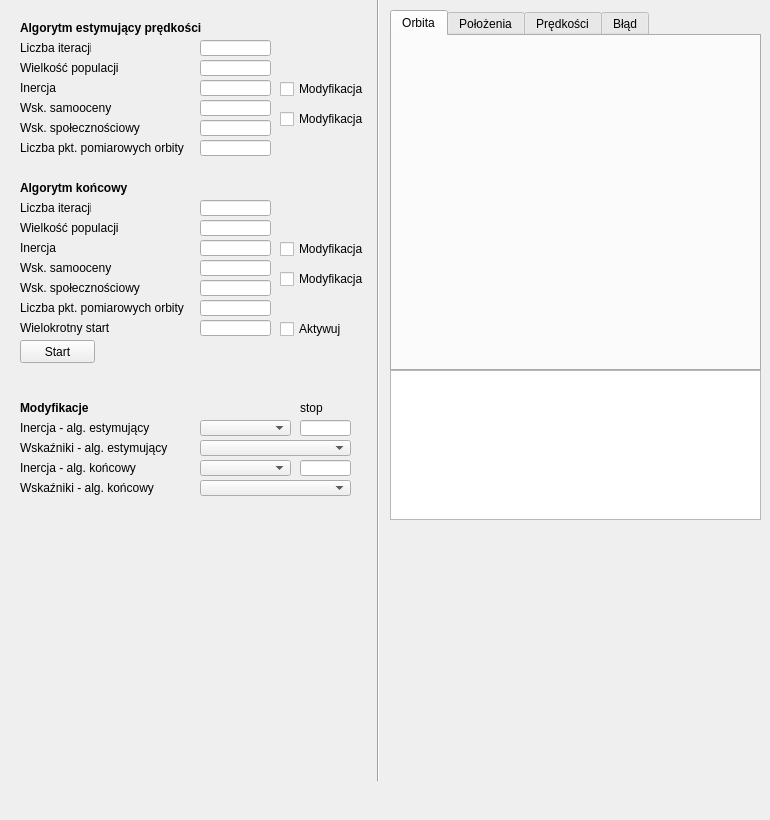
      <widget class="QWidget" name="PSO2">
       <attribute name="title">
        <string>Złożenie algorytmów PSO</string>
       </attribute>
       <widget class="QLabel" name="label_7">
        <property name="geometry">
         <rect>
          <x>20</x>
          <y>40</y>
          <width>71</width>
          <height>16</height>
         </rect>
        </property>
        <property name="text">
         <string>Liczba iteracji</string>
        </property>
       </widget>
       <widget class="QLineEdit" name="PSO2maxIterations1">
        <property name="geometry">
         <rect>
          <x>200</x>
          <y>40</y>
          <width>71</width>
          <height>16</height>
         </rect>
        </property>
        <property name="font">
         <font>
          <pointsize>6</pointsize>
         </font>
        </property>
       </widget>
       <widget class="QLabel" name="label_8">
        <property name="geometry">
         <rect>
          <x>20</x>
          <y>20</y>
          <width>201</width>
          <height>16</height>
         </rect>
        </property>
        <property name="font">
         <font>
          <weight>75</weight>
          <bold>true</bold>
         </font>
        </property>
        <property name="text">
         <string>Algorytm estymujący prędkości</string>
        </property>
       </widget>
       <widget class="QLabel" name="label_9">
        <property name="geometry">
         <rect>
          <x>20</x>
          <y>60</y>
          <width>111</width>
          <height>16</height>
         </rect>
        </property>
        <property name="text">
         <string>Wielkość populacji</string>
        </property>
       </widget>
       <widget class="QLabel" name="label_10">
        <property name="geometry">
         <rect>
          <x>20</x>
          <y>80</y>
          <width>101</width>
          <height>16</height>
         </rect>
        </property>
        <property name="text">
         <string>Inercja</string>
        </property>
       </widget>
       <widget class="QLabel" name="label_11">
        <property name="geometry">
         <rect>
          <x>20</x>
          <y>100</y>
          <width>111</width>
          <height>16</height>
         </rect>
        </property>
        <property name="text">
         <string>Wsk. samooceny</string>
        </property>
       </widget>
       <widget class="QLabel" name="label_12">
        <property name="geometry">
         <rect>
          <x>20</x>
          <y>120</y>
          <width>121</width>
          <height>16</height>
         </rect>
        </property>
        <property name="text">
         <string>Wsk. społecznościowy</string>
        </property>
       </widget>
       <widget class="QLabel" name="label_13">
        <property name="geometry">
         <rect>
          <x>20</x>
          <y>140</y>
          <width>181</width>
          <height>16</height>
         </rect>
        </property>
        <property name="text">
         <string>Liczba pkt. pomiarowych orbity</string>
        </property>
       </widget>
       <widget class="QLineEdit" name="PSO2populationSize1">
        <property name="geometry">
         <rect>
          <x>200</x>
          <y>60</y>
          <width>71</width>
          <height>16</height>
         </rect>
        </property>
        <property name="font">
         <font>
          <pointsize>6</pointsize>
         </font>
        </property>
       </widget>
       <widget class="QLineEdit" name="PSO2inertia1">
        <property name="geometry">
         <rect>
          <x>200</x>
          <y>80</y>
          <width>71</width>
          <height>16</height>
         </rect>
        </property>
        <property name="font">
         <font>
          <pointsize>6</pointsize>
         </font>
        </property>
       </widget>
       <widget class="QLineEdit" name="PSO2c11">
        <property name="geometry">
         <rect>
          <x>200</x>
          <y>100</y>
          <width>71</width>
          <height>16</height>
         </rect>
        </property>
        <property name="font">
         <font>
          <pointsize>6</pointsize>
         </font>
        </property>
       </widget>
       <widget class="QLineEdit" name="PSO2c21">
        <property name="geometry">
         <rect>
          <x>200</x>
          <y>120</y>
          <width>71</width>
          <height>16</height>
         </rect>
        </property>
        <property name="font">
         <font>
          <pointsize>6</pointsize>
         </font>
        </property>
       </widget>
       <widget class="QLineEdit" name="PSO2numberOfMeasurements1">
        <property name="geometry">
         <rect>
          <x>200</x>
          <y>140</y>
          <width>71</width>
          <height>16</height>
         </rect>
        </property>
        <property name="font">
         <font>
          <pointsize>6</pointsize>
         </font>
        </property>
       </widget>
       <widget class="QCheckBox" name="PSO2inertiaCheckBox1">
        <property name="geometry">
         <rect>
          <x>280</x>
          <y>80</y>
          <width>101</width>
          <height>18</height>
         </rect>
        </property>
        <property name="text">
         <string>Modyfikacja</string>
        </property>
       </widget>
       <widget class="QCheckBox" name="PSO2velocityCheckBox1">
        <property name="geometry">
         <rect>
          <x>280</x>
          <y>110</y>
          <width>91</width>
          <height>18</height>
         </rect>
        </property>
        <property name="text">
         <string>Modyfikacja</string>
        </property>
       </widget>
       <widget class="QLabel" name="label_41">
        <property name="geometry">
         <rect>
          <x>20</x>
          <y>260</y>
          <width>111</width>
          <height>16</height>
         </rect>
        </property>
        <property name="text">
         <string>Wsk. samooceny</string>
        </property>
       </widget>
       <widget class="QLabel" name="label_43">
        <property name="geometry">
         <rect>
          <x>20</x>
          <y>240</y>
          <width>101</width>
          <height>16</height>
         </rect>
        </property>
        <property name="text">
         <string>Inercja</string>
        </property>
       </widget>
       <widget class="QLabel" name="label_44">
        <property name="geometry">
         <rect>
          <x>20</x>
          <y>220</y>
          <width>111</width>
          <height>16</height>
         </rect>
        </property>
        <property name="text">
         <string>Wielkość populacji</string>
        </property>
       </widget>
       <widget class="QLineEdit" name="PSO2c22">
        <property name="geometry">
         <rect>
          <x>200</x>
          <y>280</y>
          <width>71</width>
          <height>16</height>
         </rect>
        </property>
        <property name="font">
         <font>
          <pointsize>6</pointsize>
         </font>
        </property>
       </widget>
       <widget class="QLineEdit" name="PSO2maxIterations2">
        <property name="geometry">
         <rect>
          <x>200</x>
          <y>200</y>
          <width>71</width>
          <height>16</height>
         </rect>
        </property>
        <property name="font">
         <font>
          <pointsize>6</pointsize>
         </font>
        </property>
       </widget>
       <widget class="QLabel" name="label_45">
        <property name="geometry">
         <rect>
          <x>20</x>
          <y>280</y>
          <width>121</width>
          <height>16</height>
         </rect>
        </property>
        <property name="text">
         <string>Wsk. społecznościowy</string>
        </property>
       </widget>
       <widget class="QLineEdit" name="PSO2inertia2">
        <property name="geometry">
         <rect>
          <x>200</x>
          <y>240</y>
          <width>71</width>
          <height>16</height>
         </rect>
        </property>
        <property name="font">
         <font>
          <pointsize>6</pointsize>
         </font>
        </property>
       </widget>
       <widget class="QCheckBox" name="PSO2inertiaCheckBox2">
        <property name="geometry">
         <rect>
          <x>280</x>
          <y>240</y>
          <width>101</width>
          <height>18</height>
         </rect>
        </property>
        <property name="text">
         <string>Modyfikacja</string>
        </property>
       </widget>
       <widget class="QLineEdit" name="PSO2numberOfMeasurements2">
        <property name="geometry">
         <rect>
          <x>200</x>
          <y>300</y>
          <width>71</width>
          <height>16</height>
         </rect>
        </property>
        <property name="font">
         <font>
          <pointsize>6</pointsize>
         </font>
        </property>
       </widget>
       <widget class="QLabel" name="label_46">
        <property name="geometry">
         <rect>
          <x>20</x>
          <y>180</y>
          <width>201</width>
          <height>16</height>
         </rect>
        </property>
        <property name="font">
         <font>
          <weight>75</weight>
          <bold>true</bold>
         </font>
        </property>
        <property name="text">
         <string>Algorytm końcowy</string>
        </property>
       </widget>
       <widget class="QLabel" name="label_47">
        <property name="geometry">
         <rect>
          <x>20</x>
          <y>300</y>
          <width>181</width>
          <height>16</height>
         </rect>
        </property>
        <property name="text">
         <string>Liczba pkt. pomiarowych orbity</string>
        </property>
       </widget>
       <widget class="QLabel" name="label_48">
        <property name="geometry">
         <rect>
          <x>20</x>
          <y>200</y>
          <width>71</width>
          <height>16</height>
         </rect>
        </property>
        <property name="text">
         <string>Liczba iteracji</string>
        </property>
       </widget>
       <widget class="QLineEdit" name="PSO2c12">
        <property name="geometry">
         <rect>
          <x>200</x>
          <y>260</y>
          <width>71</width>
          <height>16</height>
         </rect>
        </property>
        <property name="font">
         <font>
          <pointsize>6</pointsize>
         </font>
        </property>
       </widget>
       <widget class="QLineEdit" name="PSO2populationSize2">
        <property name="geometry">
         <rect>
          <x>200</x>
          <y>220</y>
          <width>71</width>
          <height>16</height>
         </rect>
        </property>
        <property name="font">
         <font>
          <pointsize>6</pointsize>
         </font>
        </property>
       </widget>
       <widget class="QCheckBox" name="PSO2velocityCheckBox2">
        <property name="geometry">
         <rect>
          <x>280</x>
          <y>270</y>
          <width>91</width>
          <height>18</height>
         </rect>
        </property>
        <property name="text">
         <string>Modyfikacja</string>
        </property>
       </widget>
       <widget class="QLabel" name="label_49">
        <property name="geometry">
         <rect>
          <x>20</x>
          <y>320</y>
          <width>181</width>
          <height>16</height>
         </rect>
        </property>
        <property name="text">
         <string>Wielokrotny start</string>
        </property>
       </widget>
       <widget class="QCheckBox" name="PSO2multistartCheckBox2">
        <property name="geometry">
         <rect>
          <x>280</x>
          <y>320</y>
          <width>91</width>
          <height>18</height>
         </rect>
        </property>
        <property name="text">
         <string>Aktywuj</string>
        </property>
       </widget>
       <widget class="QLineEdit" name="PSO2multistart2">
        <property name="geometry">
         <rect>
          <x>200</x>
          <y>320</y>
          <width>71</width>
          <height>16</height>
         </rect>
        </property>
        <property name="font">
         <font>
          <pointsize>6</pointsize>
         </font>
        </property>
       </widget>
       <widget class="QComboBox" name="PSO21velocityComboBox">
        <property name="geometry">
         <rect>
          <x>200</x>
          <y>440</y>
          <width>151</width>
          <height>16</height>
         </rect>
        </property>
        <property name="font">
         <font>
          <pointsize>6</pointsize>
         </font>
        </property>
        <item>
         <property name="text">
          <string/>
         </property>
        </item>
        <item>
         <property name="text">
          <string>dynamiczne - wariant 1</string>
         </property>
        </item>
        <item>
         <property name="text">
          <string>dynamiczne - wariant 2</string>
         </property>
        </item>
       </widget>
       <widget class="QLabel" name="label_54">
        <property name="geometry">
         <rect>
          <x>20</x>
          <y>400</y>
          <width>101</width>
          <height>16</height>
         </rect>
        </property>
        <property name="font">
         <font>
          <weight>75</weight>
          <bold>true</bold>
         </font>
        </property>
        <property name="text">
         <string>Modyfikacje</string>
        </property>
       </widget>
       <widget class="QLabel" name="label_55">
        <property name="geometry">
         <rect>
          <x>20</x>
          <y>420</y>
          <width>161</width>
          <height>16</height>
         </rect>
        </property>
        <property name="text">
         <string>Inercja - alg. estymujący</string>
        </property>
       </widget>
       <widget class="QLabel" name="label_56">
        <property name="geometry">
         <rect>
          <x>20</x>
          <y>440</y>
          <width>161</width>
          <height>16</height>
         </rect>
        </property>
        <property name="text">
         <string>Wskaźniki - alg. estymujący</string>
        </property>
       </widget>
       <widget class="QComboBox" name="PSO21inertiaComboBox">
        <property name="geometry">
         <rect>
          <x>200</x>
          <y>420</y>
          <width>91</width>
          <height>16</height>
         </rect>
        </property>
        <property name="font">
         <font>
          <pointsize>6</pointsize>
         </font>
        </property>
        <item>
         <property name="text">
          <string/>
         </property>
        </item>
        <item>
         <property name="text">
          <string>liniowa</string>
         </property>
        </item>
        <item>
         <property name="text">
          <string>dynamiczna - wariant 1</string>
         </property>
        </item>
        <item>
         <property name="text">
          <string>dynamiczna - wariant 2</string>
         </property>
        </item>
       </widget>
       <widget class="QLabel" name="label_57">
        <property name="geometry">
         <rect>
          <x>300</x>
          <y>400</y>
          <width>31</width>
          <height>16</height>
         </rect>
        </property>
        <property name="text">
         <string>stop</string>
        </property>
       </widget>
       <widget class="QLineEdit" name="PSO21stopInertia">
        <property name="geometry">
         <rect>
          <x>300</x>
          <y>420</y>
          <width>51</width>
          <height>16</height>
         </rect>
        </property>
        <property name="font">
         <font>
          <pointsize>6</pointsize>
         </font>
        </property>
       </widget>
       <widget class="QPushButton" name="PSO2startButton">
        <property name="geometry">
         <rect>
          <x>20</x>
          <y>340</y>
          <width>75</width>
          <height>23</height>
         </rect>
        </property>
        <property name="text">
         <string>Start</string>
        </property>
       </widget>
       <widget class="QTabWidget" name="tabWidget_3">
        <property name="geometry">
         <rect>
          <x>390</x>
          <y>10</y>
          <width>371</width>
          <height>361</height>
         </rect>
        </property>
        <property name="currentIndex">
         <number>0</number>
        </property>
        <widget class="QWidget" name="PSO2tabOrbit">
         <attribute name="title">
          <string>Orbita</string>
         </attribute>
         <widget class="QWidget" name="gridLayoutWidget_2">
          <property name="geometry">
           <rect>
            <x>-1</x>
            <y>-1</y>
            <width>371</width>
            <height>341</height>
           </rect>
          </property>
          <layout class="QGridLayout" name="gridOrbitPSO2"/>
         </widget>
        </widget>
        <widget class="QWidget" name="PSO2tabPosition">
         <attribute name="title">
          <string>Położenia</string>
         </attribute>
         <widget class="QWidget" name="gridLayoutWidget_7">
          <property name="geometry">
           <rect>
            <x>-1</x>
            <y>-1</y>
            <width>371</width>
            <height>341</height>
           </rect>
          </property>
          <layout class="QGridLayout" name="gridPositionPSO2"/>
         </widget>
        </widget>
        <widget class="QWidget" name="PSO2tabVelocity">
         <attribute name="title">
          <string>Prędkości</string>
         </attribute>
         <widget class="QWidget" name="gridLayoutWidget_8">
          <property name="geometry">
           <rect>
            <x>-1</x>
            <y>-1</y>
            <width>371</width>
            <height>341</height>
           </rect>
          </property>
          <layout class="QGridLayout" name="gridVelocityPSO2"/>
         </widget>
        </widget>
        <widget class="QWidget" name="PSO2tabError">
         <attribute name="title">
          <string>Błąd</string>
         </attribute>
         <widget class="QWidget" name="gridLayoutWidget_9">
          <property name="geometry">
           <rect>
            <x>-1</x>
            <y>-1</y>
            <width>371</width>
            <height>341</height>
           </rect>
          </property>
          <layout class="QGridLayout" name="gridErrorPSO2"/>
         </widget>
        </widget>
       </widget>
       <widget class="QTableWidget" name="PSO2resultTable">
        <property name="geometry">
         <rect>
          <x>390</x>
          <y>370</y>
          <width>371</width>
          <height>150</height>
         </rect>
        </property>
        <property name="font">
         <font>
          <pointsize>8</pointsize>
         </font>
        </property>
       </widget>
       <widget class="Line" name="line_2">
        <property name="geometry">
         <rect>
          <x>370</x>
          <y>-30</y>
          <width>16</width>
          <height>811</height>
         </rect>
        </property>
        <property name="orientation">
         <enum>Qt::Vertical</enum>
        </property>
       </widget>
       <widget class="QLabel" name="label_59">
        <property name="geometry">
         <rect>
          <x>20</x>
          <y>460</y>
          <width>151</width>
          <height>16</height>
         </rect>
        </property>
        <property name="text">
         <string>Inercja - alg. końcowy</string>
        </property>
       </widget>
       <widget class="QLabel" name="label_60">
        <property name="geometry">
         <rect>
          <x>20</x>
          <y>480</y>
          <width>151</width>
          <height>16</height>
         </rect>
        </property>
        <property name="text">
         <string>Wskaźniki - alg. końcowy</string>
        </property>
       </widget>
       <widget class="QComboBox" name="PSO22inertiaComboBox">
        <property name="geometry">
         <rect>
          <x>200</x>
          <y>460</y>
          <width>91</width>
          <height>16</height>
         </rect>
        </property>
        <property name="font">
         <font>
          <pointsize>6</pointsize>
         </font>
        </property>
        <item>
         <property name="text">
          <string/>
         </property>
        </item>
        <item>
         <property name="text">
          <string>liniowa</string>
         </property>
        </item>
        <item>
         <property name="text">
          <string>dynamiczna - wariant 1</string>
         </property>
        </item>
        <item>
         <property name="text">
          <string>dynamiczna - wariant 2</string>
         </property>
        </item>
       </widget>
       <widget class="QComboBox" name="PSO22velocityComboBox">
        <property name="geometry">
         <rect>
          <x>200</x>
          <y>480</y>
          <width>151</width>
          <height>16</height>
         </rect>
        </property>
        <property name="font">
         <font>
          <pointsize>6</pointsize>
         </font>
        </property>
        <item>
         <property name="text">
          <string/>
         </property>
        </item>
        <item>
         <property name="text">
          <string>dynamiczne - wariant 1</string>
         </property>
        </item>
        <item>
         <property name="text">
          <string>dynamiczne - wariant 2</string>
         </property>
        </item>
       </widget>
       <widget class="QLineEdit" name="PSO22stopInertia">
        <property name="geometry">
         <rect>
          <x>300</x>
          <y>460</y>
          <width>51</width>
          <height>16</height>
         </rect>
        </property>
        <property name="font">
         <font>
          <pointsize>6</pointsize>
         </font>
        </property>
       </widget>
      </widget>
